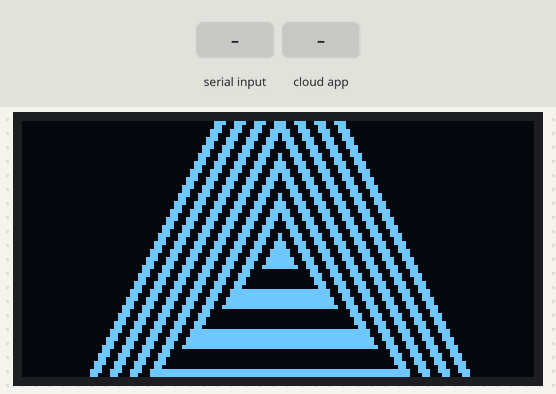
Recording of a sketch running on a simulated ESP8266 (NodeMCU). Shown: 128×64 one-colour display. The test bench sets the inputs (shaded band). WiFi joins after 1.5 s; servers stay silent unless stated; no MQTT or app messages arrive unless stated; what the sketch prints to the serial monitor is not drawn.

Above: at 2.0 s.
At 17.1 s:
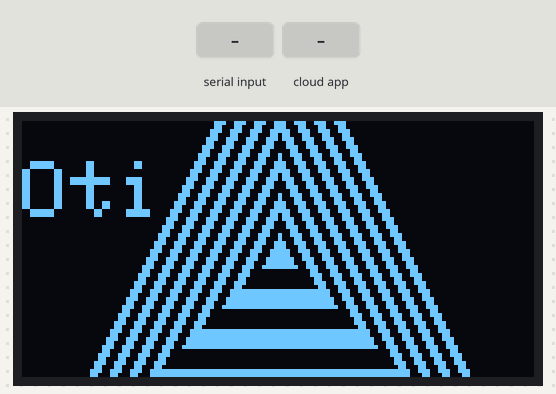
17.2 s: "90,45\n" received over Serial
At 39.1 s:
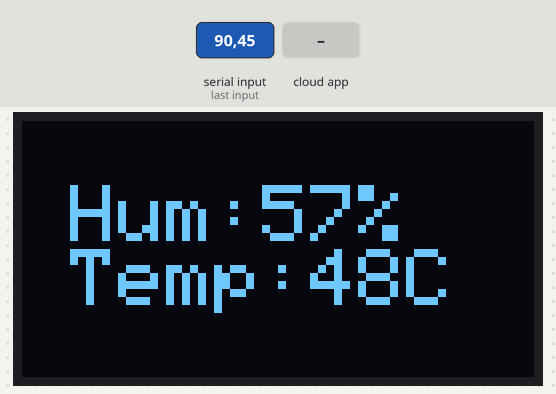
39.2 s: the phone or cloud app sets controlhum to 0
Timing chart, 0 to 42.2 s (numbered marks = the images above; inputs shaded):
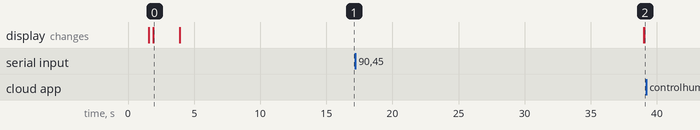

Measured:
- after the input at 39.2 s, every drawn part: stays the same
- what the display in image 0 shows lasts 2.0 s, from 1.9 s to 3.9 s

The sketch:

oti_nodemcu.ino
```cpp
#include <ESP8266WiFi.h>
#include "Adafruit_MQTT.h"
#include "Adafruit_MQTT_Client.h"
#include <SPI.h>
#include <Wire.h>
#include <Adafruit_GFX.h>
#include <Adafruit_SSD1306.h>
#define OLED_ADDR 0x3C
#define SCREEN_WIDTH 128 // OLED display width, in pixels
#define SCREEN_HEIGHT 64 // OLED display height, in pixels
#define OLED_RESET     4 // Reset pin # (or -1 if sharing Arduino reset pin)
Adafruit_SSD1306 display(-3);//Adafruit_SSD1306 display(SCREEN_WIDTH, SCREEN_HEIGHT, &Wire, OLED_RESET);
/************************* WiFi Access Point *********************************/

#define WLAN_SSID       "DIPLOMADO-CIC40"
#define WLAN_PASS       ""

/************************* Adafruit.io Setup *********************************/

#define AIO_SERVER      "io.adafruit.com"
#define AIO_SERVERPORT  1883                   // use 8883 for SSL
#define AIO_USERNAME    "Alejandra_Cruz"
#define AIO_KEY         "7b2c704342344e9389ff2a17d9a61c56"

/************ Global State (you don't need to change this!) ******************/

// Create an ESP8266 WiFiClient class to connect to the MQTT server.
WiFiClient client;
// or... use WiFiFlientSecure for SSL
//WiFiClientSecure client;

// Setup the MQTT client class by passing in the WiFi client and MQTT server and login details.
Adafruit_MQTT_Client mqtt(&client, AIO_SERVER, AIO_SERVERPORT, AIO_USERNAME, AIO_KEY);

/****************************** Feeds ***************************************/

// Setup a feed called 'photocell' for publishing.
// Notice MQTT paths for AIO follow the form: <username>/feeds/<feedname>
Adafruit_MQTT_Publish humidity = Adafruit_MQTT_Publish(&mqtt, AIO_USERNAME "/feeds/humidity");
Adafruit_MQTT_Publish temperature = Adafruit_MQTT_Publish(&mqtt, AIO_USERNAME "/feeds/temperature");
Adafruit_MQTT_Publish state = Adafruit_MQTT_Publish(&mqtt, AIO_USERNAME "/feeds/state");
// Setup a feed called 'onoff' for subscribing to changes.
Adafruit_MQTT_Subscribe controlhum = Adafruit_MQTT_Subscribe(&mqtt, AIO_USERNAME "/feeds/controlhum");

/*************************** Sketch Code ************************************/

// Bug workaround for Arduino 1.6.6, it seems to need a function declaration
// for some reason (only affects ESP8266, likely an arduino-builder bug).
int hum,temp,st=0;
int x=0,y=0,r=0,s=0;
void MQTT_connect();
char set;
int t=1,resp;

void setup() {
  Serial.begin(9600);
  Wire.begin(D1,D2);
  display.begin(SSD1306_SWITCHCAPVCC, OLED_ADDR);
  //delay(10);
  Serial.println(F("Adafruit MQTT demo"));

  // Connect to WiFi access point.
  Serial.println(); Serial.println();
  Serial.print("Connecting to ");
  Serial.println(WLAN_SSID);

  WiFi.begin(WLAN_SSID, WLAN_PASS);
  while (WiFi.status() != WL_CONNECTED) {
    delay(500);
    Serial.print(".");
  }

  Serial.println("WiFi connected");
  Serial.println("IP address: "); Serial.println(WiFi.localIP());

  // Setup MQTT subscription for onoff feed.
  mqtt.subscribe(&controlhum);

   display.clearDisplay ();
   display.display();
   display.drawPixel (0, 0, WHITE);
    display.drawPixel (127, 0, WHITE);
    display.drawPixel (0, 63, WHITE);
    display.drawPixel (127, 63, WHITE);
    testfilltriangle();
    display.setTextSize(2);
    display.setTextColor (WHITE);
    display.setCursor (0,10);
    display.print("Oti");
    display.display();

    Serial.print('A');
    delay(5000);
    int s;
    s = Serial.read();
    Serial.print(s);
    delay(1000);

    Serial.print('B');
    delay(5000);
    int r;
    r = Serial.read();
    Serial.print(r);
    delay(1000);
}


//uint32_t x=0;


void loop() {
  // Ensure the connection to the MQTT server is alive (this will make the first
  // connection and automatically reconnect when disconnected).  See the MQTT_connect
  // function definition further below.
  MQTT_connect();

  // this is our 'wait for incoming subscription packets' busy subloop
  // try to spend your time here

  Adafruit_MQTT_Subscribe *subscription;
  while ((subscription = mqtt.readSubscription(1000))) {
    if (subscription == &controlhum) {
      Serial.print(F("Got: "));
      Serial.println((char *)controlhum.lastread);

    }

  }
  set = atoi((char *)controlhum.lastread);

  // Now we can publish stuff!
  //Lectura sensor LZ08
  Serial.println('A');
  delay(5000);
  hum = Serial.read();
  Serial.println(hum);
  x = hum;
  delay(1000);

  Serial.println('B');
  delay(5000);
  temp = Serial.read();
  Serial.println(temp);
  y = temp;
  delay(1000);
  if(x < set){
    Serial.print('O');
    delay(10000);
    st = 1;
  }else {
    Serial.print('I');
    delay(10000);
    st = 0;
  }

  dataupdate();

  if(x > 0){
  Serial.print(F("\nSending humedad val "));
  Serial.print(x);
  Serial.print("...");

  if (! humidity.publish(x++)) {
    Serial.println(F("Failed"));
  } else {
    Serial.println(F("oK!"));
  }
}

  if(y > 0){
  Serial.print(F("\nSending temperatura val "));
  Serial.print(y);
  Serial.print("...");

  if (! temperature.publish(y++)) {
    Serial.println(F("Failed"));
  } else {
    Serial.println(F("oK!"));
  }
  }
  if(st < 2){
    Serial.print(F("\nSending state val "));
    Serial.print(st);
    Serial.print("...");

    if (! state.publish(st++)) {
      Serial.println(F("Failed"));
    } else {
      Serial.println(F("oK!"));
    }
  }
 }//loop

// Function to connect and reconnect as necessary to the MQTT server.
// Should be called in the loop function and it will take care if connecting.
void MQTT_connect() {
  int8_t ret;

  // Stop if already connected.
  if (mqtt.connected()) {
    return;
  }

  Serial.print("Connecting to MQTT... ");

  uint8_t retries = 3;
  while ((ret = mqtt.connect()) != 0) { // connect will return 0 for connected
       Serial.println(mqtt.connectErrorString(ret));
       Serial.println("Retrying MQTT connection in 5 seconds...");
       mqtt.disconnect();
       delay(5000);  // wait 5 seconds
       retries--;
       if (retries == 0) {
         // basically die and wait for WDT to reset me
         while (1);
       }
  }
  Serial.println("MQTT Connected!");
}
void dataupdate(void) {
  display.clearDisplay();
  display.display();

  display.setTextSize(2
  );             // Normal 1:1 pixel scale
  display.setTextColor(WHITE);        // Draw white text
  display.setCursor(0,0);             // Start at top-left corner
  display.println();
  display.print(" Hum:");
  display.print(hum);
  display.println("%");
 // display.setTextColor(WHITE);        // Draw 'inverse' text
  display.print(" Temp:");
  display.print(temp);
 //display.print((char)223);
  display.print("C");
  display.display();
  delay(2000);
}
void testfilltriangle(void) {
 display.clearDisplay();

  for(int16_t i=max(display.width(),display.height())/2; i>0; i-=5) {
    // The INVERSE color is used so triangles alternate white/black
    display.fillTriangle(
      display.width()/2  , display.height()/2-i,
      display.width()/2-i, display.height()/2+i,
      display.width()/2+i, display.height()/2+i, INVERSE);
    display.display();
    delay(1);
  }

  delay(2000);
}
```
